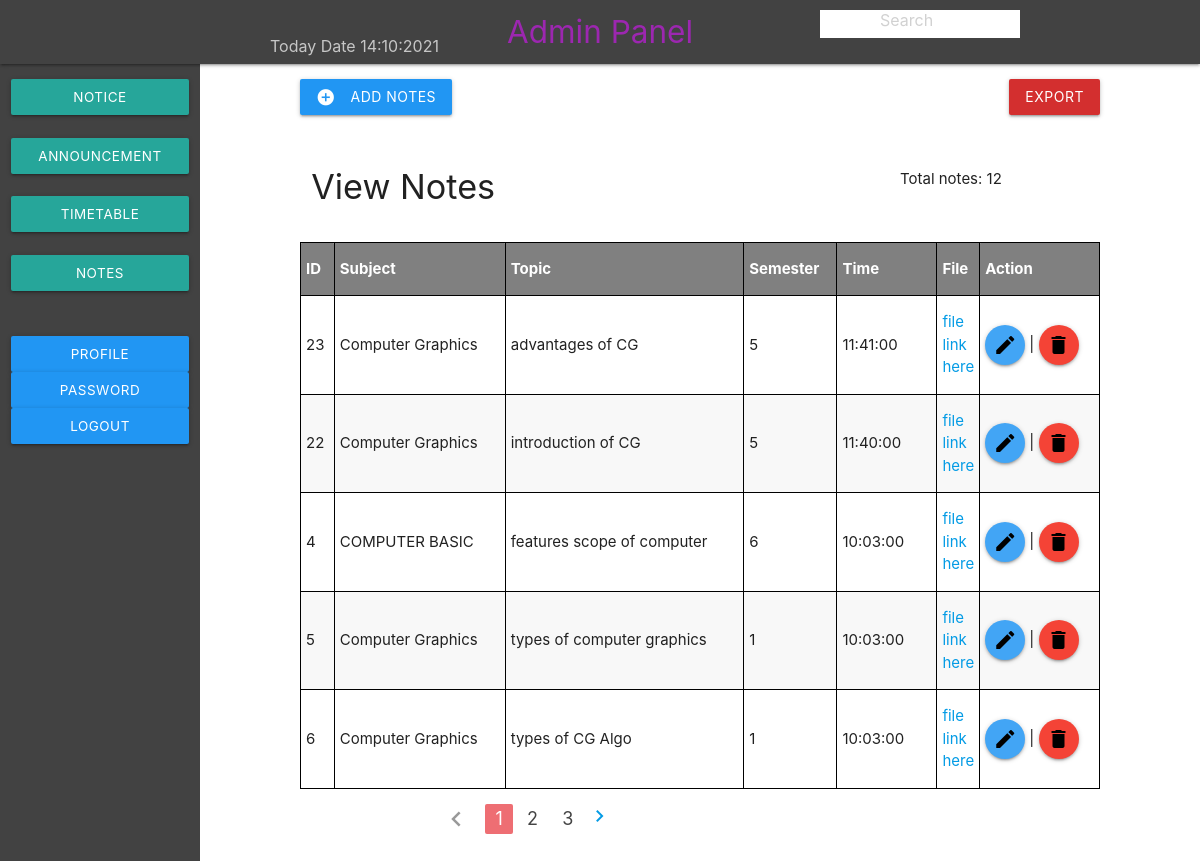
/admin_notes.php (signed in), run on the app's committed database.
### tables this page shows
CREATE TABLE `notes` (
  `id` int(11) NOT NULL,
  `subject` varchar(100) NOT NULL,
  `topic` text NOT NULL,
  `semester` int(11) NOT NULL,
  `time` time NOT NULL,
  `file` varchar(255) NOT NULL
);

### admin_notes.php (the view, shortened to what this page needs)
<?php
require "admin_top.php";
?>
        <div class="content col l10 m10 s12 " style="height: 100vh;">
            <div class="section">
                <button class="btn  blue toggle_btn m3 " id="timetable_add" onclick="toggle_form();"> <i
                        class="material-icons left">add_circle</i>Add Notes</button>
                <div class="right">
                    <button id="export" class="btn red hoverable darken-2">Export</button>
                </div>
            </div>
            <div class=" col l9 m9 s12">
                <h4>View Notes</h4>
                <br>
            </div>
            <div class="container-fluid">
                <?php
                        $per_page_result=5;
                        $start=0;
                        $current_page=1;
                        $total_record=mysqli_num_rows(mysqli_query($con,"select * from notes"));
                        $pagi=ceil($total_record/$per_page_result);
                         $sql="select * from notes ORDER BY time desc limit  $start,$per_page_result ";
                        $response=mysqli_query($con,$sql) or die(mysqli_error($con));
                    ?>
          <?php
                if($response){
                if($records=mysqli_num_rows($response)>0){
                    echo "<br>Total notes: $total_record";
                    echo"<br>";
            ?>
        <div id="show_table_id" >
            <table class="table striped bordered highlight" id="table_timetable ">
            <?php
                echo "
                <tr >
                    <th >ID</th>
                    <th >Subject</th>
                    <th >Topic</th>
                    <th >Semester</th>
                    <th style='width:100px;'>Time</th>
                    <th style='width:10px;'>File</th>
                    <th style='min-width:70px;'>Action</th>
                </tr>";
                while($data=mysqli_fetch_assoc($response)){
                echo "<tr>";
                echo"
                <td data-label='Id'>$data[id]</td>
                <td data-label='Subject'>$data[subject]</td>
                <td data-label='Topic'>$data[topic]</td>
                <td data-label='Semester'>$data[semester]</td>
                <td data-label='Time'>$data[time]</td>
                <td data-label='File'><a href='media/$data[file]' >file link here</a> </td>
                <td data-label='Action'><a href='timetable_eid.php?eid=$data[id]'  class='btn btn-floating  blue lighten-1 ' id='loginbtn'><i class='material-icons left black-text'>edit</i></a>
                 | <a href='delete_timetable.php?did=$data[id]&dfile=$data[file] 'class='btn btn-floating btn-group-lg red'><i class='material-icons left black-text'>delete</i></a></td> ";
                echo"</tr>";
            }
          }
      }
            echo "</table>";
            ?>
                    </div>
            </div>
            <div class="container">
                <div class="col s12 ">
                    <ul class="pagination">
                        <?php
            if($current_page==1){
                echo "<li class='disabled'>";
            }
            ?>
                        <a href="admin_panel.php?start=<?php echo $current_page-1;?>">
                            <i class="material-icons">chevron_left</i></a>
                        </li>
                        <?php
                    for($i=1;$i<=$pagi;$i++){
                        $class='';
                        if($current_page==$i){
                            $class='active';
                        }
                    ?>
                        <li class="waves-effect <?php echo $class; ?>"><a href="?start=<?php echo $i;?>">
                                <?php echo $i;?>
                            </a></li>
                        <?php
            }
                ?>
                        <a href="admin_panel.php?start=<?php echo $current_page+1;?>">
                            <i class="material-icons">chevron_right</i></a>
                    </ul>
                </div>
            </div>
        </div>
</body>
</html>

### admin_top.php (style rules this page uses)
html { scroll-behavior: smooth; }
.row .content { padding: 0 100px 10px; }
.content { margin-left:200px; }
.table tr th { background: grey; color:white; }
.table tr,th,td { border:.6px solid black; }

### data on the page
notes: id "23", subject "Computer Graphics", topic "advantages of CG", semester "5", time "11:41:00"
notes: id "22", subject "Computer Graphics", topic "introduction of CG", semester "5", time "11:40:00"
notes: id "4", subject "COMPUTER BASIC", topic "features scope of computer", semester "6", time "10:03:00"
notes: id "5", subject "Computer Graphics", topic "types of computer graphics", semester "1", time "10:03:00"
notes: id "6", subject "Computer Graphics", topic "types of CG Algo", semester "1", time "10:03:00"

### other printed values
$total_record "12"
